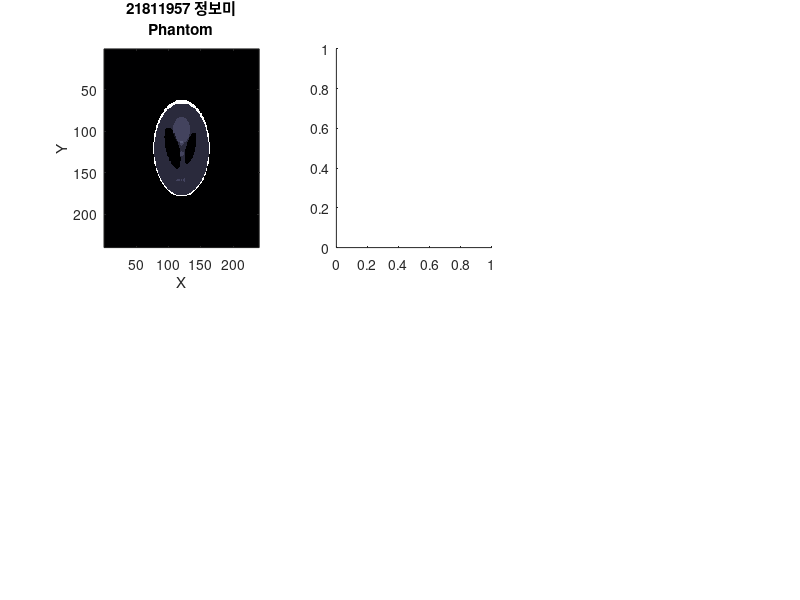

The MATLAB source for this figure: (Note: this script raises an error after producing the figure.)
function myCtReconstruction(phantomData)
%%%%%%%%%%%%%%%%%%%%%%%%%%%%%%%%%%%%%%%%%%%%%%%%%%%%%%%%%%%%%%%%%%%%%%%%%%%
% this is a demo file for ct reconstruction
% written by Mark Bangert
% m.bangert@dkfz.de 2011

figure
colormap bone 

% if no image data available -> load matlab's shepp logan phantom
if ~exist('phantomData','var')
    imageResolution = 128; % increasing the resolution results in lonmger computation times...
    phantomData = phantom(imageResolution);
end
phantomData = double(phantomData - min(phantomData(:))); % set min of image to zero

% pad the image with zeros so we don't lose anything when we rotate.
padDims = ceil(norm(size(phantomData)) - size(phantomData)) + 2;
P       = padarray(phantomData,padDims);

% plot original image
subplot(2,3,1)
imagesc(P);
title({'21811957 정보미';'Phantom'})
xlabel('X')
ylabel('Y')

% set some parameters
freq = 1; % [1/degree]
thetas = 0:1/freq:180-1/freq;

subplot(2,3,2)
% compute sinogram / radon transformation (schlegel & bille 9.1.1)
sinogram = myRadon(P,thetas);
% compute sinogram with matlab function
%sinogram = radon(P,thetas)

imagesc(sinogram);
title('Sinogram')
xlabel('\alpha')
ylabel('# parallel projection')

subplot(2,3,3)
% simple backprojection (schlegel & bille 9.1.2)
simpleBackprojection = myBackprojection(sinogram,thetas);

imagesc(simpleBackprojection);
title('Simple backprojection')
xlabel('X')
ylabel('Y')

%subplot(2,3,4)
% reconstruction with matlabs inverse radon transfromation
%matlabRecon = iradon(sinogram,thetas,'linear','Shepp-Logan'); % choose one 'Shepp-Logan' , 'Ram-Lak'
%imagesc(rot90(matlabRecon,-1));
%title('Filtered backprojection with Matlab')
%xlabel('X')
%ylabel('Y')

subplot(2,3,4)
% reconstruction with filtered back projection in spatial domain (schlegel
% & bille 9.3.1)
reconstruction1DFTSpatialDomain = myFilteredBackprojectionSpatialDomain(sinogram,thetas);

imagesc(reconstruction1DFTSpatialDomain);
title('Filtered backprojection using convolution in spatial domain')
xlabel('X')
ylabel('Y')

subplot(2,3,5)
% reconstruction with 2D fourier transformation (schlegel & bille 9.2.1)
% note that this function uses the backprojection of the sinogram as input
% and _not_ the sinogram
reconstrution2DFT = myFilteredBackprojection2DFT(simpleBackprojection);

imagesc(reconstrution2DFT);
title('Filtered backprojection using 2D FFT')
xlabel('X')
ylabel('Y')

subplot(2,3,6)
% reconstruction with backprojection using 1D fourier transformations 
% and central slice theorem (schlegel & bille 9.2.3)
reconstrution1DFT = myFilteredBackprojectionCentralSlice(sinogram,thetas);

imagesc(reconstrution1DFT);
title('Filtered backprojection using central slice theorem')
xlabel('X')
ylabel('Y')


